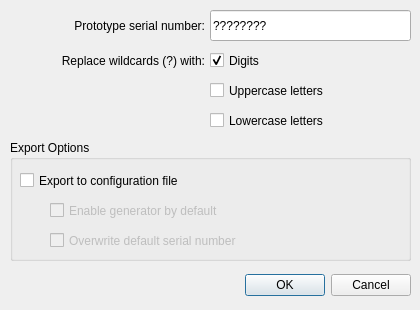
<?xml version="1.0" encoding="UTF-8"?>
<ui version="4.0">
 <class>SerialGeneratorDialog</class>
 <widget class="QDialog" name="SerialGeneratorDialog">
  <property name="geometry">
   <rect>
    <x>0</x>
    <y>0</y>
    <width>420</width>
    <height>310</height>
   </rect>
  </property>
  <property name="minimumSize">
   <size>
    <width>420</width>
    <height>310</height>
   </size>
  </property>
  <property name="maximumSize">
   <size>
    <width>420</width>
    <height>310</height>
   </size>
  </property>
  <property name="windowTitle">
   <string>Serial Generator Settings</string>
  </property>
  <property name="windowIcon">
   <iconset resource="resources.qrc">
    <normaloff>:/icons/icons/active64.png</normaloff>
    <normalon>:/icons/icons/active64.png</normalon>
    <disabledoff>:/icons/icons/greyed64.png</disabledoff>
    <disabledon>:/icons/icons/greyed64.png</disabledon>
    <activeoff>:/icons/icons/active64.png</activeoff>
    <activeon>:/icons/icons/active64.png</activeon>
    <selectedoff>:/icons/icons/selected64.png</selectedoff>
    <selectedon>:/icons/icons/selected64.png</selectedon>:/icons/icons/active64.png</iconset>
  </property>
  <property name="locale">
   <locale language="English" country="UnitedStates"/>
  </property>
  <widget class="QDialogButtonBox" name="buttonBox">
   <property name="geometry">
    <rect>
     <x>10</x>
     <y>270</y>
     <width>401</width>
     <height>31</height>
    </rect>
   </property>
   <property name="orientation">
    <enum>Qt::Horizontal</enum>
   </property>
   <property name="standardButtons">
    <set>QDialogButtonBox::Cancel|QDialogButtonBox::Ok</set>
   </property>
  </widget>
  <widget class="QLabel" name="labelProtoSerial">
   <property name="geometry">
    <rect>
     <x>10</x>
     <y>17</y>
     <width>195</width>
     <height>17</height>
    </rect>
   </property>
   <property name="text">
    <string>Prototype serial number:</string>
   </property>
   <property name="alignment">
    <set>Qt::AlignRight|Qt::AlignTrailing|Qt::AlignVCenter</set>
   </property>
  </widget>
  <widget class="QLineEdit" name="lineEditPrototypeSerial">
   <property name="geometry">
    <rect>
     <x>210</x>
     <y>10</y>
     <width>201</width>
     <height>31</height>
    </rect>
   </property>
   <property name="text">
    <string>????????</string>
   </property>
   <property name="maxLength">
    <number>30</number>
   </property>
  </widget>
  <widget class="QLabel" name="labelReplaceWith">
   <property name="geometry">
    <rect>
     <x>10</x>
     <y>52</y>
     <width>195</width>
     <height>17</height>
    </rect>
   </property>
   <property name="text">
    <string>Replace wildcards (?) with:</string>
   </property>
   <property name="alignment">
    <set>Qt::AlignRight|Qt::AlignTrailing|Qt::AlignVCenter</set>
   </property>
  </widget>
  <widget class="QCheckBox" name="checkBoxDigits">
   <property name="geometry">
    <rect>
     <x>210</x>
     <y>50</y>
     <width>201</width>
     <height>21</height>
    </rect>
   </property>
   <property name="text">
    <string>Digits</string>
   </property>
   <property name="checked">
    <bool>true</bool>
   </property>
  </widget>
  <widget class="QCheckBox" name="checkBoxUppercase">
   <property name="geometry">
    <rect>
     <x>210</x>
     <y>80</y>
     <width>201</width>
     <height>21</height>
    </rect>
   </property>
   <property name="text">
    <string>Uppercase letters</string>
   </property>
  </widget>
  <widget class="QCheckBox" name="checkBoxLowercase">
   <property name="geometry">
    <rect>
     <x>210</x>
     <y>110</y>
     <width>201</width>
     <height>21</height>
    </rect>
   </property>
   <property name="text">
    <string>Lowercase letters</string>
   </property>
  </widget>
  <widget class="QGroupBox" name="groupBoxExportOptions">
   <property name="geometry">
    <rect>
     <x>10</x>
     <y>140</y>
     <width>401</width>
     <height>121</height>
    </rect>
   </property>
   <property name="title">
    <string>Export Options</string>
   </property>
   <widget class="QCheckBox" name="checkBoxExportToFile">
    <property name="geometry">
     <rect>
      <x>10</x>
      <y>30</y>
      <width>381</width>
      <height>21</height>
     </rect>
    </property>
    <property name="text">
     <string>Export to configuration file</string>
    </property>
   </widget>
   <widget class="QCheckBox" name="checkBoxEnable">
    <property name="enabled">
     <bool>false</bool>
    </property>
    <property name="geometry">
     <rect>
      <x>40</x>
      <y>60</y>
      <width>351</width>
      <height>21</height>
     </rect>
    </property>
    <property name="text">
     <string>Enable generator by default</string>
    </property>
   </widget>
   <widget class="QCheckBox" name="checkBoxOverwrite">
    <property name="enabled">
     <bool>false</bool>
    </property>
    <property name="geometry">
     <rect>
      <x>40</x>
      <y>90</y>
      <width>351</width>
      <height>21</height>
     </rect>
    </property>
    <property name="text">
     <string>Overwrite default serial number</string>
    </property>
   </widget>
  </widget>
 </widget>
 <resources>
  <include location="resources.qrc"/>
 </resources>
 <connections>
  <connection>
   <sender>buttonBox</sender>
   <signal>accepted()</signal>
   <receiver>SerialGeneratorDialog</receiver>
   <slot>accept()</slot>
   <hints>
    <hint type="sourcelabel">
     <x>210</x>
     <y>285</y>
    </hint>
    <hint type="destinationlabel">
     <x>209</x>
     <y>154</y>
    </hint>
   </hints>
  </connection>
  <connection>
   <sender>buttonBox</sender>
   <signal>rejected()</signal>
   <receiver>SerialGeneratorDialog</receiver>
   <slot>reject()</slot>
   <hints>
    <hint type="sourcelabel">
     <x>210</x>
     <y>285</y>
    </hint>
    <hint type="destinationlabel">
     <x>209</x>
     <y>154</y>
    </hint>
   </hints>
  </connection>
 </connections>
</ui>
